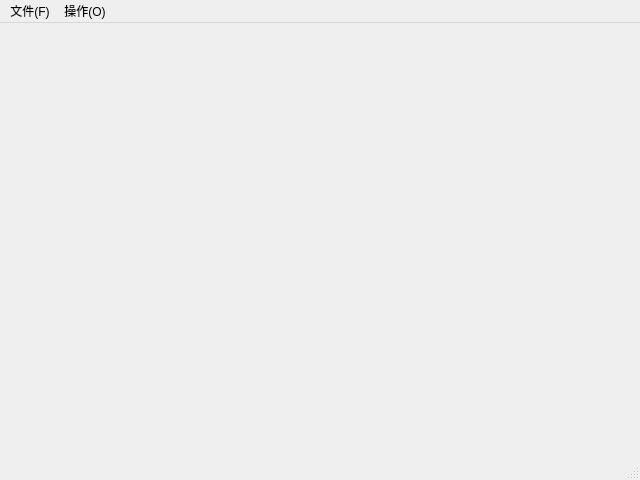
<?xml version="1.0" encoding="UTF-8"?>
<ui version="4.0">
 <class>MainWindow</class>
 <widget class="QMainWindow" name="MainWindow">
  <property name="geometry">
   <rect>
    <x>0</x>
    <y>0</y>
    <width>640</width>
    <height>480</height>
   </rect>
  </property>
  <property name="windowTitle">
   <string>MainWindow</string>
  </property>
  <widget class="QWidget" name="centralwidget"/>
  <widget class="QMenuBar" name="menubar">
   <property name="geometry">
    <rect>
     <x>0</x>
     <y>0</y>
     <width>640</width>
     <height>23</height>
    </rect>
   </property>
   <widget class="QMenu" name="menu_F">
    <property name="title">
     <string>文件(F)</string>
    </property>
   </widget>
   <widget class="QMenu" name="menu_O">
    <property name="title">
     <string>操作(O)</string>
    </property>
    <addaction name="actionTest1"/>
    <addaction name="actionTest2"/>
    <addaction name="actionTest3"/>
   </widget>
   <addaction name="menu_F"/>
   <addaction name="menu_O"/>
  </widget>
  <widget class="QStatusBar" name="statusbar"/>
  <action name="actionTest1">
   <property name="text">
    <string>Test1</string>
   </property>
  </action>
  <action name="actionTest2">
   <property name="text">
    <string>Test2</string>
   </property>
  </action>
  <action name="actionTest3">
   <property name="text">
    <string>Test3</string>
   </property>
  </action>
 </widget>
 <resources/>
 <connections/>
</ui>
